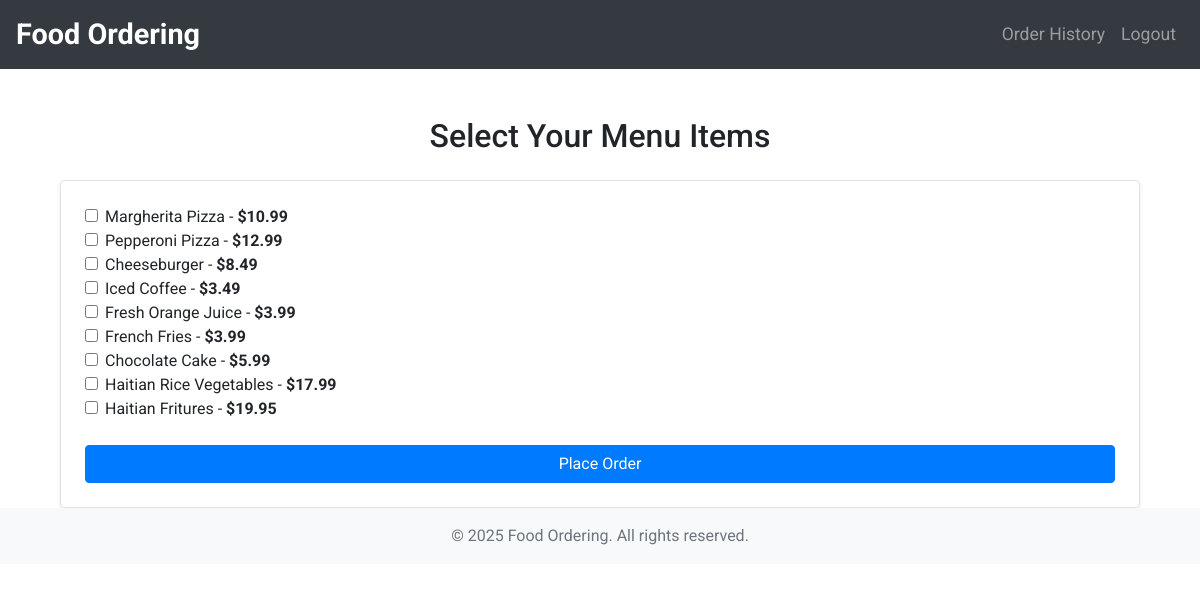
The app's page / (signed in) with its own data.
### order/models.py (models this page shows, shortened)
class FoodItem(models.Model):
    name = models.CharField(max_length=100)
    price = models.DecimalField(max_digits=6, decimal_places=2)
    available = models.BooleanField(default=True)

### order/views.py (the view)
# urls.py: path('', views.menu, name='menu'),
@login_required
def menu(request):
    food_items = FoodItem.objects.filter(available=True)
    return render(request, 'order/menu.html', {'food_items': food_items})

### order/templates/order/menu.html (shortened to what this page needs)
{% extends 'order/base.html' %}
{% block content %}
    <div class="container mt-5">
        <h2 class="text-center mb-4">Select Your Menu Items</h2>
        <form method="POST" action="{% url 'place_order' %}" class="p-4 border rounded shadow-sm">
            <div class="form-group">
                {% for food in food_items %}
                    <div class="form-check">
                        <input type="checkbox" class="form-check-input" name="food_items" value="{{ food.id }}" id="food_{{ food.id }}">
                        <label class="form-check-label" for="food_{{ food.id }}">
                            {{ food.name }} - <strong>${{ food.price }}</strong>
                        </label>
                    </div>
                {% endfor %}
            </div>
            <button type="submit" class="btn btn-primary btn-block mt-4">Place Order</button>
        </form>
    </div>
{% endblock %}

### order/templates/order/base.html (shortened to what this page needs)
{% load static %}
<!DOCTYPE html>
<html lang="en">
<head>
    <link href="https://stackpath.bootstrapcdn.com/bootstrap/4.5.2/css/bootstrap.min.css" rel="stylesheet">
</head>
<body>
    <nav class="navbar navbar-expand-lg navbar-dark">
        <a class="navbar-brand font-weight-bold" href="{% url 'menu' %}">Food Ordering</a>
        <div class="collapse navbar-collapse" id="navbarNav">
            <ul class="navbar-nav ml-auto d-flex align-items-center">
                {% if user.is_authenticated %}
                    <li class="nav-item">
                        <a class="nav-link" href="{% url 'order_history' %}">Order History</a>
                    </li>
                    <li class="nav-item">
                        <form action="{% url 'logout' %}" method="post" class="d-inline">
                            <button type="submit" class="logout-btn nav-link">Logout</button>
                        </form>
                    </li>
                {% else %}
                    <li class="nav-item">
                        <a class="nav-link" href="{% url 'login' %}">Login</a>
                    </li>
                {% endif %}
            </ul>
        </div>
    </nav>
    <div class="container mt-5">
        {% block content %}
        {% endblock %}
    </div>
    <footer class="footer py-3">
        <div class="container text-center">
            <span>&copy; 2025 <a href="#" class="footer-link">Food Ordering</a>. All rights reserved.</span>
        </div>
    </footer>
</body>
</html>

### order/templates/order/base.html (style rules this page uses)
body { font-family: 'Roboto', sans-serif; }
.navbar { background-color: #343a40; }
.navbar-brand { font-size: 1.8rem; }
.navbar-nav .nav-item .nav-link { font-size: 1.1rem; }
.logout-btn { border: none; background: none; color: #fff; padding: 0; cursor: pointer; font-size: 1.1rem; }
.footer { background-color: #f8f9fa; color: #6c757d; }
.footer a { color: #6c757d; text-decoration: none; }

### records on screen
FoodItem: name "Margherita Pizza", price "10.99"
FoodItem: name "Pepperoni Pizza", price "12.99"
FoodItem: name "Cheeseburger", price "8.49"
FoodItem: name "Iced Coffee", price "3.49"
FoodItem: name "Fresh Orange Juice", price "3.99"
FoodItem: name "French Fries", price "3.99"
FoodItem: name "Chocolate Cake", price "5.99"
FoodItem: name "Haitian Rice Vegetables", price "17.99"
FoodItem: name "Haitian Fritures", price "19.95"
